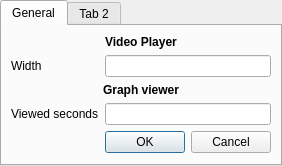
<?xml version="1.0" encoding="UTF-8"?>
<ui version="4.0">
 <class>SettingsWindow</class>
 <widget class="QTabWidget" name="SettingsWindow">
  <widget class="QWidget" name="general_tab">
   <attribute name="title">
    <string>General</string>
   </attribute>
   <layout class="QFormLayout" name="formLayout">
    <item row="1" column="0">
     <widget class="QLabel" name="vid_width_lb">
      <property name="text">
       <string>Width</string>
      </property>
      <property name="buddy">
       <cstring>vid_width_le</cstring>
      </property>
     </widget>
    </item>
    <item row="3" column="0" colspan="2">
     <widget class="QLabel" name="graph_header_lb">
      <property name="text">
       <string>&lt;html&gt;&lt;head/&gt;&lt;body&gt;&lt;p align=&quot;center&quot;&gt;&lt;span style=&quot; font-weight:700;&quot;&gt;Graph viewer&lt;/span&gt;&lt;/p&gt;&lt;/body&gt;&lt;/html&gt;</string>
      </property>
     </widget>
    </item>
    <item row="1" column="1">
     <widget class="QLineEdit" name="vid_width_le"/>
    </item>
    <item row="5" column="0">
     <widget class="QLabel" name="window_size_lb">
      <property name="text">
       <string>Viewed seconds</string>
      </property>
      <property name="buddy">
       <cstring>window_size_le</cstring>
      </property>
     </widget>
    </item>
    <item row="5" column="1">
     <widget class="QLineEdit" name="window_size_le"/>
    </item>
    <item row="0" column="0" colspan="2">
     <widget class="QLabel" name="vid_header_lb">
      <property name="text">
       <string>&lt;html&gt;&lt;head/&gt;&lt;body&gt;&lt;p align=&quot;center&quot;&gt;&lt;span style=&quot; font-weight:700;&quot;&gt;Video Player&lt;/span&gt;&lt;/p&gt;&lt;/body&gt;&lt;/html&gt;</string>
      </property>
     </widget>
    </item>
    <item row="7" column="1">
     <widget class="QDialogButtonBox" name="confirm_dbtn">
      <property name="standardButtons">
       <set>QDialogButtonBox::Cancel|QDialogButtonBox::Ok</set>
      </property>
     </widget>
    </item>
   </layout>
  </widget>
  <widget class="QWidget" name="tab_2">
   <attribute name="title">
    <string>Tab 2</string>
   </attribute>
  </widget>
 </widget>
 <resources/>
 <connections/>
</ui>
